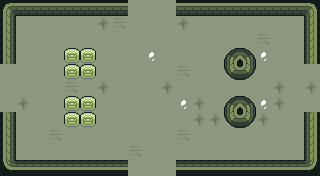

This game map was drawn from its Tiled (.tmx) file and the tilesets committed beside it. A one-line description and the full map source follow:
An orthogonal 20x11 tile map with 16x16 px tiles, 6 tile layers (ground, dressing, decor, walls, ...), 3 tilesets and 12 objects (5x ENTRY, 5x ENEMY, 2x PROP).

<map version="1.10" tiledversion="1.10.2" orientation="orthogonal" renderorder="right-down" width="20" height="11" tilewidth="16" tileheight="16" infinite="0" nextlayerid="8" nextobjectid="13">
 <tileset firstgid="1" name="wall" tilewidth="16" tileheight="16" tilecount="110" columns="10">
  <image source="../../../gfx/tiles/ruins/tilesetwallsimple.png" width="160" height="176" />
 </tileset>
 <tileset firstgid="111" name="floor" tilewidth="16" tileheight="16" tilecount="374" columns="22">
  <image source="../../../gfx/tiles/ruins/tilesetinteriorfloor.png" width="352" height="272" />
 </tileset>
 <tileset firstgid="485" name="elements" tilewidth="16" tileheight="16" tilecount="27" columns="9">
  <image source="../../../gfx/tiles/ruins/elements.png" width="144" height="48" />
 </tileset>
 <layer id="1" name="ground" width="20" height="11">
  <data encoding="csv">
277,277,277,277,277,277,277,277,277,277,277,277,277,277,277,367,277,277,277,277,
277,277,277,277,277,277,367,342,277,277,277,367,277,277,277,277,277,277,277,277,
277,277,277,277,277,277,277,277,277,277,277,277,277,277,277,277,342,277,277,277,
277,277,277,277,277,342,277,277,277,366,277,277,277,277,277,277,366,277,277,367,
277,277,277,277,277,277,277,277,277,277,277,342,277,277,277,342,277,277,277,277,
277,277,277,277,342,277,367,277,277,277,367,277,277,277,277,277,277,367,277,367,
277,367,277,277,277,277,277,277,277,277,277,366,367,277,277,277,366,367,277,277,
277,277,277,277,367,277,277,277,277,277,277,277,367,367,277,277,367,277,277,277,
277,277,277,342,277,277,277,277,277,277,277,342,277,277,277,277,277,277,277,277,
277,277,277,277,277,277,277,277,342,277,277,277,277,277,277,277,277,277,277,277,
277,277,277,367,277,277,277,277,277,277,277,277,277,277,277,277,277,277,277,277
</data>
 </layer>
 <layer id="2" name="dressing" width="20" height="11">
  <data encoding="csv">
0,0,0,0,0,0,0,0,0,0,0,0,0,0,0,0,0,0,0,0,
0,0,0,0,0,0,0,0,0,0,0,0,0,0,0,0,0,0,0,0,
0,0,0,0,0,0,0,0,0,0,0,0,0,0,0,0,0,0,0,0,
0,0,0,0,0,0,0,0,0,0,0,0,0,0,0,0,0,0,0,0,
0,0,0,0,0,0,0,0,0,0,0,0,0,0,0,0,0,0,0,0,
0,0,0,0,0,0,0,0,0,0,0,0,0,0,0,0,0,0,0,0,
0,0,0,0,0,0,0,0,0,0,0,0,0,0,0,0,0,0,0,0,
0,0,0,0,0,0,0,0,0,0,0,0,0,0,0,0,0,0,0,0,
0,0,0,0,0,0,0,0,0,0,0,0,0,0,0,0,0,0,0,0,
0,0,0,0,0,0,0,0,0,0,0,0,0,0,0,0,0,0,0,0,
0,0,0,0,0,0,0,0,0,0,0,0,0,0,0,0,0,0,0,0
</data>
 </layer>
 <layer id="3" name="decor" width="20" height="11">
  <data encoding="csv">
0,0,0,0,0,0,0,0,0,0,0,0,0,0,0,0,0,0,0,0,
0,0,0,0,0,0,0,0,0,0,0,0,0,0,0,0,0,0,0,0,
0,0,0,0,0,0,0,0,0,0,0,0,0,0,0,0,0,0,0,0,
0,0,0,0,0,0,0,0,0,0,0,0,0,0,0,0,0,0,0,0,
0,0,0,0,0,0,0,0,0,0,0,0,0,0,0,0,0,0,0,0,
0,0,0,0,0,0,0,0,0,0,0,0,0,0,0,0,0,0,0,0,
0,0,0,0,0,0,0,0,0,0,0,0,0,0,0,0,0,0,0,0,
0,0,0,0,0,0,0,0,0,0,0,0,0,0,0,0,0,0,0,0,
0,0,0,0,0,0,0,0,0,0,0,0,0,0,0,0,0,0,0,0,
0,0,0,0,0,0,0,0,0,0,0,0,0,0,0,0,0,0,0,0,
0,0,0,0,0,0,0,0,0,0,0,0,0,0,0,0,0,0,0,0
</data>
 </layer>
 <layer id="4" name="walls" width="20" height="11">
  <data encoding="csv">
66,69,69,69,69,69,69,69,0,0,0,69,69,69,69,69,69,69,69,70,
76,0,0,0,0,0,0,0,0,0,0,0,0,0,0,0,0,0,0,80,
76,0,0,0,0,0,0,0,0,0,0,0,0,0,0,0,0,0,0,80,
76,0,0,0,0,0,0,0,0,0,0,0,0,0,0,0,0,0,0,80,
0,0,0,0,0,0,0,0,0,0,0,0,0,0,0,0,0,0,0,0,
0,0,0,0,0,0,0,0,0,0,0,0,0,0,0,0,0,0,0,0,
0,0,0,0,0,0,0,0,0,0,0,0,0,0,0,0,0,0,0,0,
76,0,0,0,0,0,0,0,0,0,0,0,0,0,0,0,0,0,0,80,
76,0,0,0,0,0,0,0,0,0,0,0,0,0,0,0,0,0,0,80,
76,0,0,0,0,0,0,0,0,0,0,0,0,0,0,0,0,0,0,80,
106,109,109,109,109,109,109,109,0,0,0,109,109,109,109,109,109,109,109,110
</data>
 </layer>
 <layer id="5" name="props" width="20" height="11">
  <data encoding="csv">
0,0,0,0,0,0,0,0,0,0,0,0,0,0,0,0,0,0,0,0,
0,0,0,0,0,0,0,0,0,0,0,0,0,0,0,0,0,0,0,0,
0,0,0,0,0,0,0,0,0,0,0,0,0,0,0,0,0,0,0,0,
0,0,0,0,492,492,0,0,0,0,0,0,0,0,78,79,0,0,0,0,
0,0,0,0,492,492,0,0,0,0,0,0,0,0,88,89,0,0,0,0,
0,0,0,0,0,0,0,0,0,0,0,0,0,0,0,0,0,0,0,0,
0,0,0,0,492,492,0,0,0,0,0,0,0,0,78,79,0,0,0,0,
0,0,0,0,492,492,0,0,0,0,0,0,0,0,88,89,0,0,0,0,
0,0,0,0,0,0,0,0,0,0,0,0,0,0,0,0,0,0,0,0,
0,0,0,0,0,0,0,0,0,0,0,0,0,0,0,0,0,0,0,0,
0,0,0,0,0,0,0,0,0,0,0,0,0,0,0,0,0,0,0,0
</data>
 </layer>
 <layer id="6" name="overhead" width="20" height="11">
  <data encoding="csv">
0,0,0,0,0,0,0,0,0,0,0,0,0,0,0,0,0,0,0,0,
0,0,0,0,0,0,0,0,0,0,0,0,0,0,0,0,0,0,0,0,
0,0,0,0,0,0,0,0,0,0,0,0,0,0,0,0,0,0,0,0,
0,0,0,0,0,0,0,0,0,0,0,0,0,0,0,0,0,0,0,0,
0,0,0,0,0,0,0,0,0,0,0,0,0,0,0,0,0,0,0,0,
0,0,0,0,0,0,0,0,0,0,0,0,0,0,0,0,0,0,0,0,
0,0,0,0,0,0,0,0,0,0,0,0,0,0,0,0,0,0,0,0,
0,0,0,0,0,0,0,0,0,0,0,0,0,0,0,0,0,0,0,0,
0,0,0,0,0,0,0,0,0,0,0,0,0,0,0,0,0,0,0,0,
0,0,0,0,0,0,0,0,0,0,0,0,0,0,0,0,0,0,0,0,
0,0,0,0,0,0,0,0,0,0,0,0,0,0,0,0,0,0,0,0
</data>
 </layer>
 <objectgroup id="7" name="spawns">
  <object id="1" name="UP" type="ENTRY" x="152" y="24" />
  <object id="2" name="DOWN" type="ENTRY" x="152" y="152" />
  <object id="3" name="LEFT" type="ENTRY" x="24" y="88" />
  <object id="4" name="RIGHT" type="ENTRY" x="296" y="88" />
  <object id="5" name="" type="ENTRY" x="168" y="88" />
  <object id="6" name="" type="ENEMY" x="248" y="136" />
  <object id="7" name="" type="ENEMY" x="152" y="120" />
  <object id="8" name="" type="ENEMY" x="152" y="56" />
  <object id="9" name="" type="ENEMY" x="56" y="120" />
  <object id="10" name="" type="ENEMY" x="248" y="40" />
  <object id="11" name="torch" type="PROP" x="56" y="168" />
  <object id="12" name="torch" type="PROP" x="264" y="168" />
 </objectgroup>
</map>
